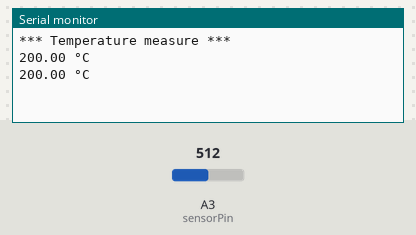
The sketch below on a simulated Arduino Uno, built with avr-gcc and run on an emulated ATmega328P. Shown: the last lines printed to the serial monitor. The test bench sets the inputs (shaded band); at power-on: A3 (sensorPin) = 512.

Above: at 1.8 s.
1.9 s: A3 (sensorPin) set to 716
At 2.4 s:
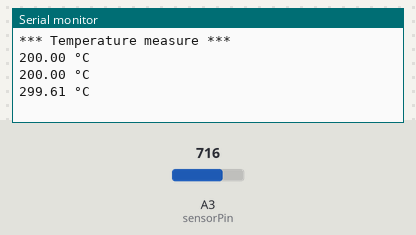
3.4 s: A3 (sensorPin) set to 900
At 4.8 s:
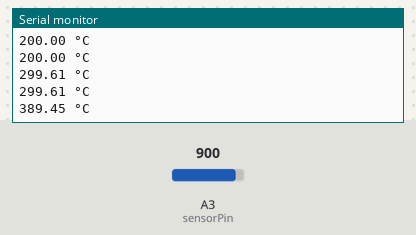
Timing chart, 0 to 6.4 s (numbered marks = the images above; inputs shaded):
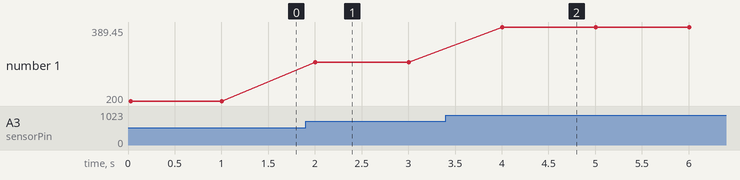

Measured:
- after the input at 1.9 s, the serial monitor: prints a new line after 0.10 s (image 1)
- after the input at 3.4 s, the serial monitor: prints a new line after 0.60 s (image 2)
- plotted number 1: 200 → 299.61 after the input at 1.9 s, 299.61 → 389.45 after the input at 3.4 s

The sketch:

TMP36GZ.ino
```cpp
#define sensorPin A3

void setup() {
  // Start serial communication
  Serial.begin(9600);
  Serial.println("*** Temperature measure ***");
  pinMode(sensorPin, INPUT);
}

void loop() {
  // Get a reading from the temperature sensor
  int reading = analogRead(sensorPin);

  // Convert the reading into voltage
  float voltage = reading * (5000 / 1024.0);

  // Convert the voltage into the temperature in Celsius
  float temperature = (voltage - 500) / 10;

  Serial.print(temperature);
  Serial.print(" \xC2\xB0"); // shows degree symbol
  Serial.println("C");

  delay(1000);
}
```
